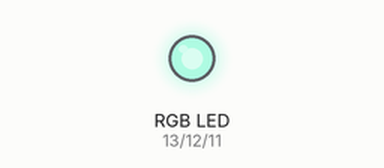
Recording of a sketch running on a simulated Arduino Mega 2560, built with avr-gcc and run on an emulated ATmega2560. Parts: an RGB LED mixed from three pins (HIGH = lit). Dim RGB values are drawn brighter than linear; random numbers use the default seed unless the sketch sets one.

Above: at 0.1 s.
At 5.1 s:
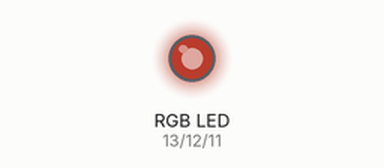
At 9.1 s:
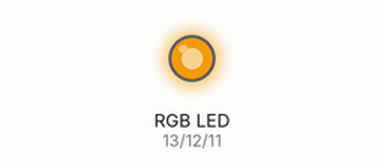
At 19.1 s:
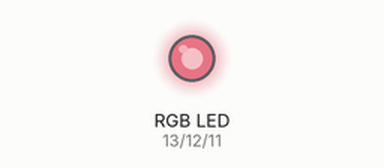
At 29.1 s:
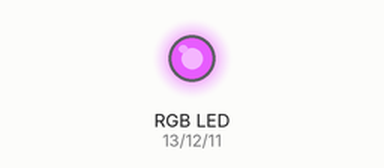
At 39.1 s:
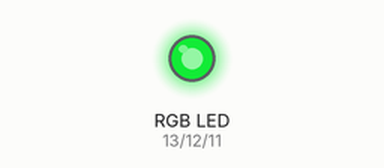
Timing chart, 0 to 40.0 s (numbered marks = the images above):
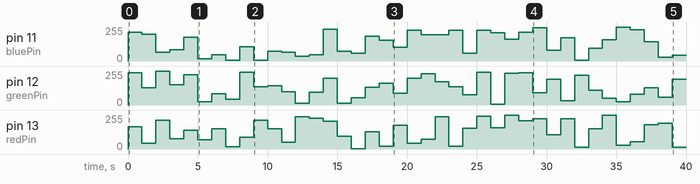

Measured:
- by itself, pin 13 (redPin): 0/255 → 167/255 at 0.00 s, → 42/255 1.0 s later, → 216/255 1.0 s later, → 77/255 1.0 s later, … (40 changes in this stretch)
- by itself, pin 11 (bluePin): 0/255 → 217/255 at 0.00 s, → 200/255 1.0 s later, → 67/255 1.0 s later, → 85/255 1.0 s later, … (40 changes in this stretch)

The sketch:

RGB_Random.ino
```cpp
// mega 2560

int redPin = 13;
int greenPin = 12;
int bluePin = 11;

void setup()
{
  pinMode(redPin, OUTPUT);
  pinMode(greenPin, OUTPUT);
  pinMode(bluePin, OUTPUT);
}

void loop()
{
  // Generate random values for each color
  int redValue = random(0, 256);
  int greenValue = random(0, 256);
  int blueValue = random(0, 256);

  // Set the LED to the random color
  analogWrite(redPin, redValue);
  analogWrite(greenPin, greenValue);
  analogWrite(bluePin, blueValue);

  // Wait for one second
  delay(1000);
}
```
